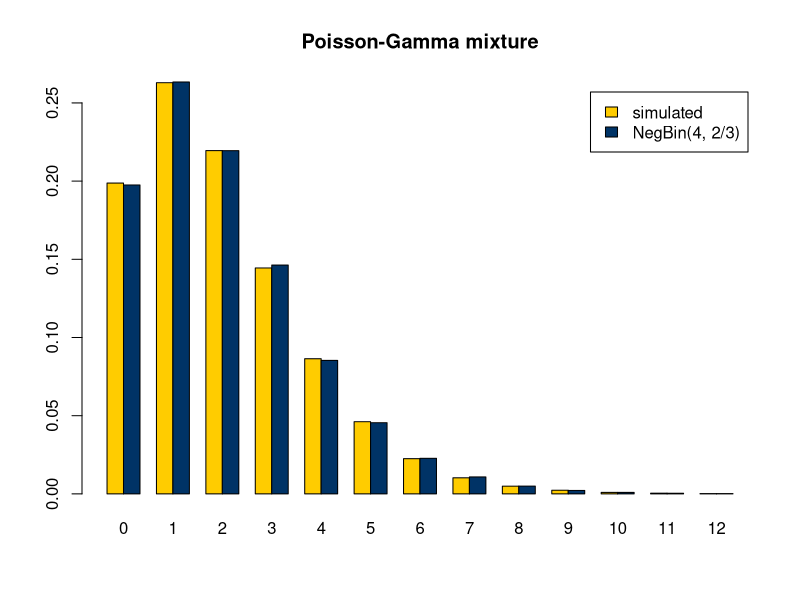
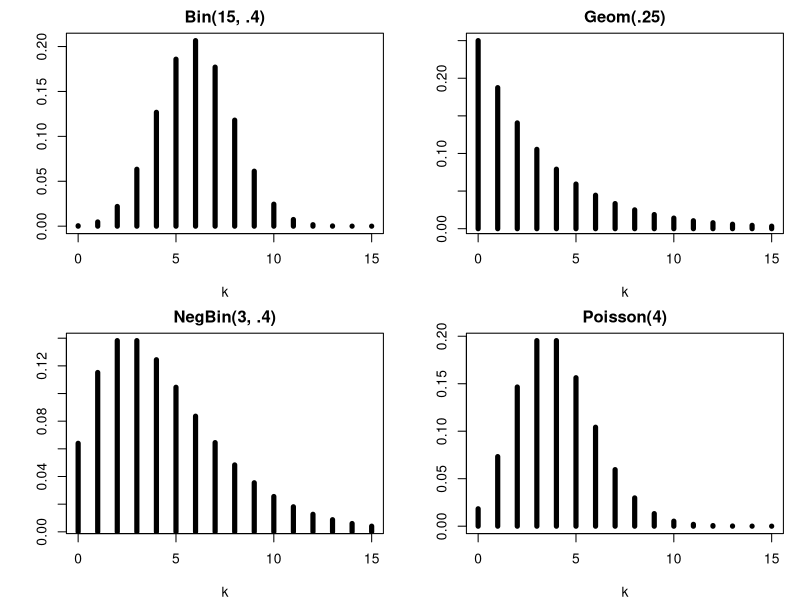
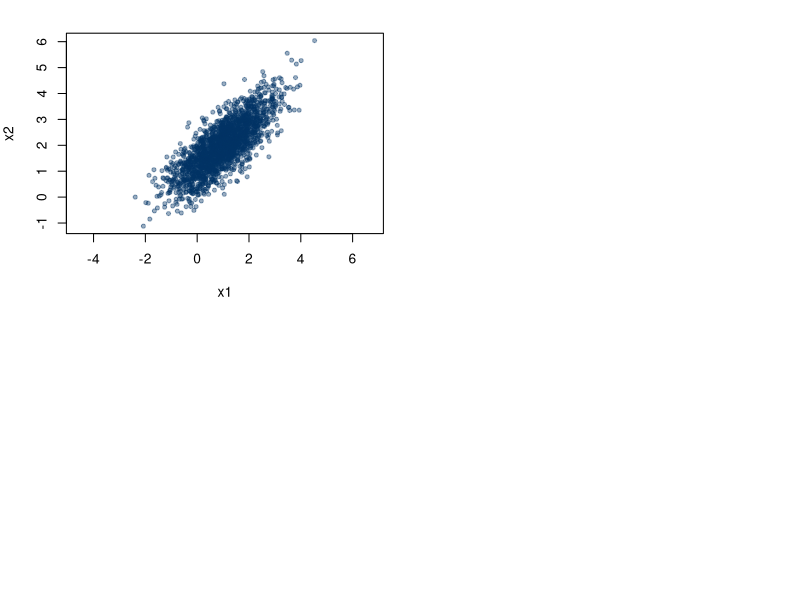
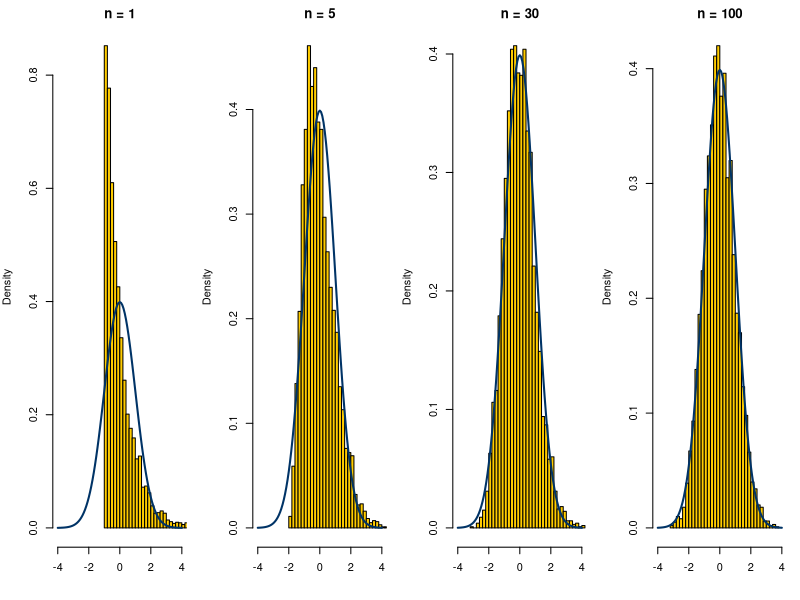
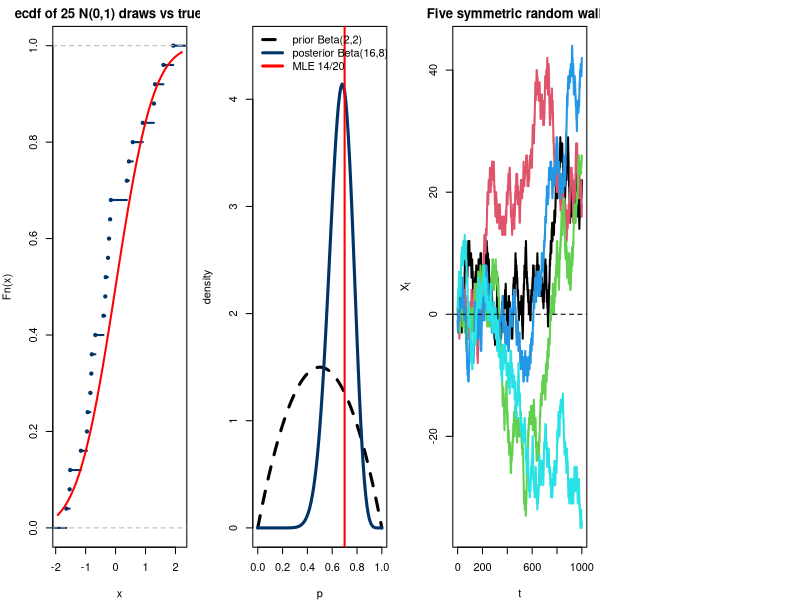

Recreate these plots in R, in order.
## ---- chunk 1
#| label: setup
#| include: false
#| eval: true
library(knitr)
library(ggplot2)
knitr::opts_chunk$set(
    fig.asp = 0.618,
    fig.align = "center",
    out.width = "100%",
    fig.retina = 3,
    fig.path = "./images/02-prob-stat/",
    message = FALSE,
    warning = FALSE,
    global.par = TRUE
)
options(
  htmltools.dir.version = FALSE,
  dplyr.print_min = 6, 
  dplyr.print_max = 6,
  tibble.width = 80,
  width = 80,
  digits = 4
  )
hook_output <- knitr::knit_hooks$get("output")
knitr::knit_hooks$set(output = function(x, options) {
  lines <- options$output.lines
  if (is.null(lines)) {
    return(hook_output(x, options))  # pass to default hook
  }
  x <- unlist(strsplit(x, "\n"))
  more <- "..."
  if (length(lines)==1) {        # first n lines
    if (length(x) > lines) {
      # truncate the output, but add ....
      x <- c(head(x, lines), more)
    }
  } else {
    x <- c(more, x[lines], more)
  }
  # paste these lines together
  x <- paste(c(x, ""), collapse = "\n")
  hook_output(x, options)
})
ggplot2::theme_set(ggplot2::theme_bw(base_size = 16))
## ---- chunk 2
set.seed(4750)
r <- 4; beta <- 2; n <- 1e5
lambda <- rgamma(n, shape = r, rate = beta)
x <- rpois(n, lambda)
rbind(simulation = c(mean = mean(x), var = var(x)),
      formulas   = c(r / beta, r / beta + r / beta^2))
## ---- chunk 3
#| fig-asp: 0.4
k <- 0:12
obs <- as.numeric(table(factor(x, levels = k))) / n
barplot(rbind(obs, dnbinom(k, size = r, prob = beta / (1 + beta))), beside = TRUE,
        names.arg = k, col = c("#FFCC00", "#003366"), legend.text = c("simulated", "NegBin(4, 2/3)"),
        main = "Poisson-Gamma mixture")
## ---- chunk 4
#| fig-asp: 0.9
par(mfrow = c(2, 2), mar = c(4, 4, 2, 1))
k <- 0:15
plot(k, dbinom(k, 15, .4), type = "h", lwd = 5, main = "Bin(15, .4)", ylab = "")
plot(k, dgeom(k, .25), type = "h", lwd = 5, main = "Geom(.25)", ylab = "")
plot(k, dnbinom(k, 3, .4), type = "h", lwd = 5, main = "NegBin(3, .4)", ylab = "")
plot(k, dpois(k, 4), type = "h", lwd = 5, main = "Poisson(4)", ylab = "")
## ---- chunk 5
set.seed(4750); z <- rnorm(1e5); v <- rchisq(1e5, df = 5)
tt <- z / sqrt(v / 5)
rbind(quantile(tt, c(.9, .95, .99)), qt(c(.9, .95, .99), df = 5))
## ---- chunk 6
set.seed(2027); x <- rexp(1e6, rate = 0.5); s <- 2; t <- 3
c(conditional = mean(x[x > s] > s + t), unconditional = mean(x > t), exact = exp(-0.5 * t))
## ---- chunk 7
#| fig-asp: 0.4
Sigma <- matrix(c(1, .8, .8, 1), 2); C <- t(chol(Sigma))
set.seed(4750); Z <- matrix(rnorm(2 * 2000), nrow = 2)
X <- t(c(1, 2) + C %*% Z)
round(cov(X), 2)
plot(X, pch = 20, col = adjustcolor("#003366", .4), asp = 1, xlab = "x1", ylab = "x2")
## ---- chunk 8
#| fig-asp: 0.35
set.seed(4750)
par(mfrow = c(1, 4))
for (n in c(1, 5, 30, 100)) {
  xbar <- colMeans(matrix(rexp(n * 5000), nrow = n))
  hist((xbar - 1) / (1 / sqrt(n)), prob = TRUE, breaks = 40, main = paste("n =", n),
       xlab = "", col = "#FFCC00", xlim = c(-4, 4))
  curve(dnorm(x), add = TRUE, lwd = 2, col = "#003366")
}
## ---- chunk 9
#| fig-asp: 0.38
set.seed(4750); x <- rnorm(25)
plot(ecdf(x), main = "ecdf of 25 N(0,1) draws vs true cdf", col = "#003366", lwd = 2)
curve(pnorm(x), add = TRUE, col = "red", lwd = 2)
quantile(x, c(.25, .5, .75)); quantile(x, .5, type = 1)
## ---- chunk 10
set.seed(4750); n <- 10; sigma2 <- 4
sims <- replicate(1e5, { x <- rnorm(n, sd = 2); c(S2 = var(x), mle = var(x) * (n - 1) / n) })
rbind(bias = rowMeans(sims) - sigma2, MSE = rowMeans((sims - sigma2)^2))
## ---- chunk 11
set.seed(4750); x <- rnorm(50, mean = 5, sd = 2)
negll <- function(par) -sum(dnorm(x, par[1], exp(par[2]), log = TRUE))
fit <- optim(c(0, 0), negll)
c(mu_hat = fit$par[1], sigma_hat = exp(fit$par[2]),
  closed_form_mu = mean(x), closed_form_sigma = sqrt(mean((x - mean(x))^2)))
## ---- chunk 12
#| fig-asp: 0.35
a <- 2; b <- 2; n <- 20; xobs <- 14
curve(dbeta(x, a, b), 0, 1, lwd = 3, lty = 2, ylim = c(0, 4.5), ylab = "density", xlab = "p")
curve(dbeta(x, a + xobs, b + n - xobs), add = TRUE, lwd = 3, col = "#003366")
abline(v = xobs / n, col = "red", lwd = 2)
legend("topleft", c("prior Beta(2,2)", "posterior Beta(16,8)", "MLE 14/20"), lty = c(2, 1, 1),
       col = c(1, "#003366", "red"), lwd = 3, bty = "n")
## ---- chunk 13
alpha <- 0.1
P <- matrix(alpha, 4, 4); diag(P) <- 1 - 3 * alpha
matpow <- function(M, k) Reduce(`%*%`, replicate(k, M, simplify = FALSE))
round(matpow(P, 2), 4); round(matpow(P, 16), 4)
## ---- chunk 14
#| fig-asp: 0.35
set.seed(4750)
walks <- replicate(5, cumsum(sample(c(-1, 1), 1000, replace = TRUE)))
matplot(walks, type = "l", lty = 1, lwd = 2, xlab = "t", ylab = expression(X[t]),
        main = "Five symmetric random walks")
abline(h = 0, lty = 2)
